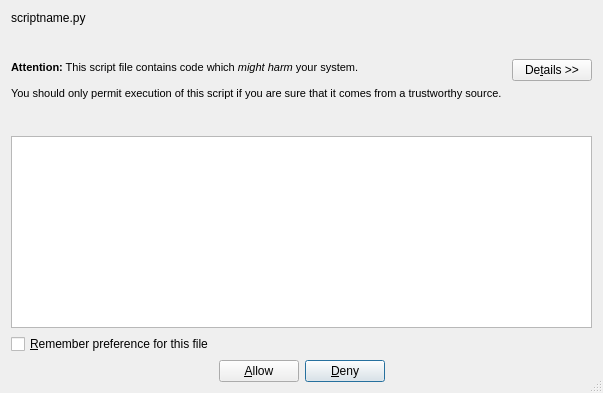
<ui version="4.0" >
 <class>PermitDialog</class>
 <widget class="QDialog" name="PermitDialog" >
  <property name="geometry" >
   <rect>
    <x>0</x>
    <y>0</y>
    <width>603</width>
    <height>393</height>
   </rect>
  </property>
  <property name="windowTitle" >
   <string>Confirm to run unsafe script</string>
  </property>
  <property name="sizeGripEnabled" >
   <bool>true</bool>
  </property>
  <property name="modal" >
   <bool>true</bool>
  </property>
  <layout class="QGridLayout" name="gridLayout" >
   <item row="0" column="0" >
    <layout class="QHBoxLayout" name="horizontalLayout" >
     <item>
      <layout class="QVBoxLayout" name="verticalLayout" >
       <item>
        <widget class="QLabel" name="filenameLabel" >
         <property name="text" >
          <string>scriptname.py</string>
         </property>
        </widget>
       </item>
       <item>
        <widget class="QLabel" name="label" >
         <property name="sizePolicy" >
          <sizepolicy vsizetype="Expanding" hsizetype="Expanding" >
           <horstretch>0</horstretch>
           <verstretch>0</verstretch>
          </sizepolicy>
         </property>
         <property name="text" >
          <string>&lt;!DOCTYPE HTML PUBLIC "-//W3C//DTD HTML 4.0//EN" "http://www.w3.org/TR/REC-html40/strict.dtd">
&lt;html>&lt;head>&lt;meta name="qrichtext" content="1" />&lt;style type="text/css">
p, li { white-space: pre-wrap; }
&lt;/style>&lt;/head>&lt;body style=" font-family:'Sans Serif'; font-size:8pt; font-weight:400; font-style:normal;">
&lt;p style=" margin-top:0px; margin-bottom:0px; margin-left:0px; margin-right:0px; -qt-block-indent:0; text-indent:0px;">&lt;span style=" font-weight:600;">Attention:&lt;/span> This script file contains code which &lt;span style=" font-style:italic;">might harm &lt;/span>your system.&lt;/p>
&lt;p style="-qt-paragraph-type:empty; margin-top:0px; margin-bottom:0px; margin-left:0px; margin-right:0px; -qt-block-indent:0; text-indent:0px;">&lt;/p>
&lt;p style=" margin-top:0px; margin-bottom:0px; margin-left:0px; margin-right:0px; -qt-block-indent:0; text-indent:0px;">You should only permit execution of this script if you are sure that it comes from a trustworthy source. &lt;/p>&lt;/body>&lt;/html></string>
         </property>
         <property name="wordWrap" >
          <bool>true</bool>
         </property>
        </widget>
       </item>
      </layout>
     </item>
     <item>
      <widget class="QPushButton" name="detailsButton" >
       <property name="text" >
        <string>De&amp;tails >></string>
       </property>
       <property name="checkable" >
        <bool>true</bool>
       </property>
      </widget>
     </item>
    </layout>
   </item>
   <item row="1" column="0" >
    <widget class="QTextBrowser" name="problemsBrowser" >
     <property name="html" >
      <string>&lt;!DOCTYPE HTML PUBLIC "-//W3C//DTD HTML 4.0//EN" "http://www.w3.org/TR/REC-html40/strict.dtd">
&lt;html>&lt;head>&lt;meta name="qrichtext" content="1" />&lt;style type="text/css">
p, li { white-space: pre-wrap; }
&lt;/style>&lt;/head>&lt;body style=" font-family:'DejaVu Sans'; font-size:8pt; font-weight:400; font-style:normal;">
&lt;p style="-qt-paragraph-type:empty; margin-top:12px; margin-bottom:12px; margin-left:0px; margin-right:0px; -qt-block-indent:0; text-indent:0px; font-family:'Sans Serif';">&lt;/p>&lt;/body>&lt;/html></string>
     </property>
    </widget>
   </item>
   <item row="2" column="0" >
    <widget class="QCheckBox" name="rememberCheck" >
     <property name="text" >
      <string>&amp;Remember preference for this file</string>
     </property>
    </widget>
   </item>
   <item row="3" column="0" >
    <layout class="QHBoxLayout" name="horizontalLayout_2" >
     <item>
      <spacer name="horizontalSpacer_2" >
       <property name="orientation" >
        <enum>Qt::Horizontal</enum>
       </property>
       <property name="sizeHint" stdset="0" >
        <size>
         <width>40</width>
         <height>20</height>
        </size>
       </property>
      </spacer>
     </item>
     <item>
      <widget class="QPushButton" name="allowButton" >
       <property name="text" >
        <string>&amp;Allow</string>
       </property>
      </widget>
     </item>
     <item>
      <widget class="QPushButton" name="denyButton" >
       <property name="text" >
        <string>&amp;Deny</string>
       </property>
       <property name="default" >
        <bool>true</bool>
       </property>
      </widget>
     </item>
     <item>
      <spacer name="horizontalSpacer_3" >
       <property name="orientation" >
        <enum>Qt::Horizontal</enum>
       </property>
       <property name="sizeHint" stdset="0" >
        <size>
         <width>40</width>
         <height>20</height>
        </size>
       </property>
      </spacer>
     </item>
    </layout>
   </item>
  </layout>
 </widget>
 <resources/>
 <connections/>
</ui>
